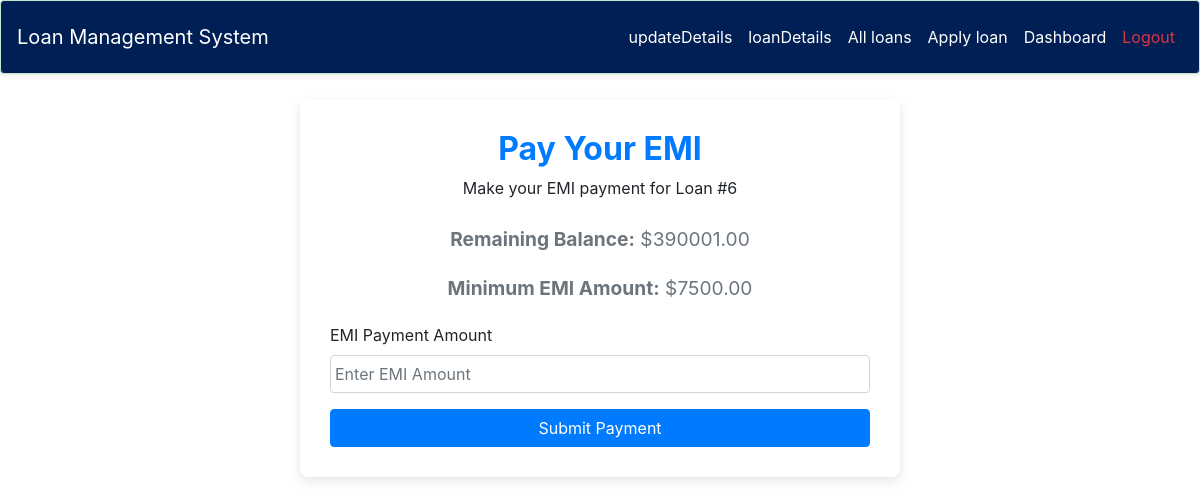
The page /customer/pay-emi/6 (signed in) on the database its author committed.
### lms/models.py (models this page shows, shortened)
class Loan(models.Model):
    STATUS_CHOICES = [
        ('PENDING','Pending'),
        ('ACTIVE', 'Active'),
        ('CLOSED', 'Closed'),
        ('OVERDUE', 'Overdue'),
    ]
    application = models.OneToOneField(LoanApplication, on_delete=models.CASCADE)
    start_date = models.DateField(auto_now_add=True)
    loan_term_months = models.IntegerField()
    total_amount = models.DecimalField(max_digits=15, decimal_places=2)
    remaining_balance = models.DecimalField(max_digits=15, decimal_places=2)
    emi_amount = models.DecimalField(max_digits=10, decimal_places=2)
    status = models.CharField(max_length=10, choices=STATUS_CHOICES, default='PENDING')

### customer/views.py (the view, shortened to what this page needs)
# urls.py: path('pay-emi/<int:pk>', views.pay_emi_view,name='pay_emi'),
@login_required(login_url='login_page')
def pay_emi_view(request, pk):
    data = {}
    try:
        customer = CMODEL.Customer.objects.get(user= request.user)
        loan_customer = LMODEL.LoanCustomer.objects.get(customer = customer)
        data['customer'] = customer
        data['loan_customer'] = loan_customer
        loan = LMODEL.Loan.objects.get(id=pk)
        data['loan'] = loan
    except PaymentException as e:
        messages.error(request, str(e))
    except Exception as e:
        messages.error(request, "unable to make payment")
    data['form'] = LFORM.EMIPaymentForm()
    return render(request, 'lms/emi_transaction.html', context= data)

### lms/forms.py
class EMIPaymentForm(forms.ModelForm):
    class Meta:
        model = EMI
        fields = ['amount_paid']
        widgets = {
            'amount_paid': forms.NumberInput(attrs={
                'class': 'form-control',
                'placeholder': 'Enter EMI payment amount',
                'min': '0',
                'step': '0.01'
            }),
        }
    """ def clean_amount_paid(self):
        amount_paid = self.cleaned_data['amount_paid']
        loan = self.instance.loan

        # Ensure the amount is less than or equal to the remaining balance
        if amount_paid > loan.remaining_balance:
            raise forms.ValidationError("The payment cannot exceed the remaining balance.")
        return amount_paid """

### templates/lms/emi_transaction.html (shortened to what this page needs)
{% load widget_tweaks %}
<!DOCTYPE html>
<html lang="en">
<head>
    <link href="https://cdn.jsdelivr.net/npm/bootstrap@5.3.0-alpha1/dist/css/bootstrap.min.css" rel="stylesheet">
</head>
<body style="margin-top:100px">
    {% include 'customer/navbar.html' %}
    <div class="emi-form-container">
        <div class="form-header">
            <h2>Pay Your EMI</h2>
            <p>Make your EMI payment for Loan #{{ loan.id }}</p>
        </div>
        <div class="balance-info">
            <p class="text-secondary"><strong>Remaining Balance:</strong> ${{ loan.remaining_balance }}</p>
        </div>
        <div class="balance-info">
            <p class="text-secondary"><strong>Minimum EMI Amount:</strong> ${{ loan.emi_amount }}</p>
        </div>
        <form method="post">
            <div class="form-group">
                <label for="amount_paid">EMI Payment Amount</label>
                {% render_field form.amount_paid|attr:'required:true'  class="form-control p-1" placeholder="Enter EMI Amount" %}
            </div>
            <button type="submit" class="btn btn-primary w-100">Submit Payment</button>
        </form>
    </div>
</body>
</html>

### templates/lms/emi_transaction.html (style rules this page uses)
body { background-color: #f8f9fa; font-family: 'Roboto', sans-serif; }
.emi-form-container { max-width: 600px; margin: 50px auto; background-color: #fff; padding: 30px; border-radius: 8px; box-shadow: 0 4px 12px rgba(0, 0, 0, 0.1); }
.form-header { text-align: center; margin-bottom: 25px; }
.form-header h2 { color: #007bff; font-weight: bold; }
.form-group { margin-bottom: 20px; }
.balance-info { text-align: center; font-size: 1.2rem; margin-bottom: 20px; }

### rows shown on the page
Loan: id "6", remaining_balance "390001.00", emi_amount "7500.00"
